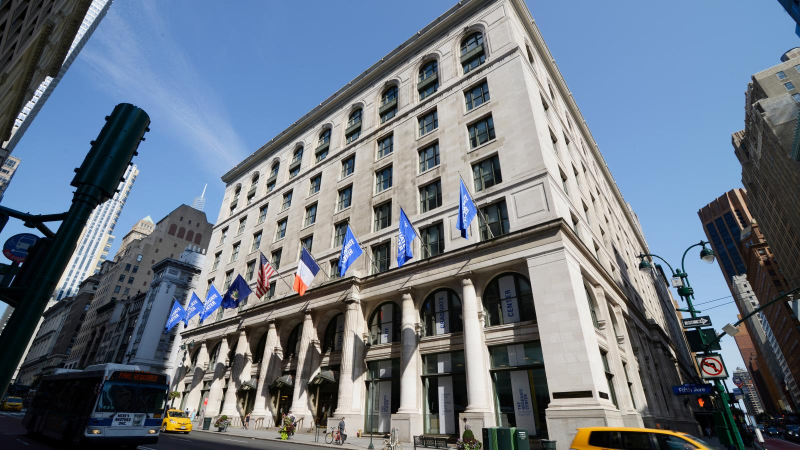
#> input picture gc-exterior-AI-3200x1800.jpg, 1600 x 900 px (shown at 1/2 size)
$ python 11_image_arithmetic.py
#> lines starting #> are read from the running program, lines starting #| are printed output that depends on the picture; pictures that were not available may be replaced by others from this repository, and a replacement may not be noted
import cv2
import numpy as np
import quaternion
import matplotlib.pyplot as plt

# add subtract multiply absolute conj
# relu, crelu, zrelu, modRelu
def construct_quaternion_array(a, b, c, d=None):
    if not isinstance(a, np.ndarray):
        a = np.zeros_like(b)
    if not isinstance(c, np.ndarray):
        c = np.zeros_like(b)
    if not isinstance(d, np.ndarray):
        d = np.zeros_like(b)

    h, w = b.shape[:2]
    out = np.zeros((h, w), dtype=np.quaternion)
    for y in range(h):
        for x in range(w):
            out[y, x] = np.quaternion(a[y, x], b[y, x], c[y, x], d[y, x])
    return out

def deconstruct_quaternion_array(qarr):
    h, w = qarr.shape[:2]
    q0 = np.zeros((h, w), dtype=np.float32)
    q1 = np.zeros((h, w), dtype=np.float32)
    q2 = np.zeros((h, w), dtype=np.float32)
    q3 = np.zeros((h, w), dtype=np.float32)
    for y in range(h):
        for x in range(w):
            q0[y,x] = qarr[y, x].w
            q1[y,x] = qarr[y, x].x
            q2[y,x] = qarr[y, x].y
            q3[y,x] = qarr[y, x].z
    return q0, q1, q2, q3


def imsave(fname, img):
    img = img - img.min()
    img = img / img.max()
    img = img * 255
    img = img.astype(np.uint8)
    cv2.imwrite(fname, img)

if __name__ == '__main__':
    img1 = cv2.imread('gc-exterior-AI-3200x1800.jpg')
#> img1 is the input picture: shape (900, 1600, 3); mean B, G, R 131.2, 118.1, 107.4
    img1 = cv2.resize(img1, (400, 300))
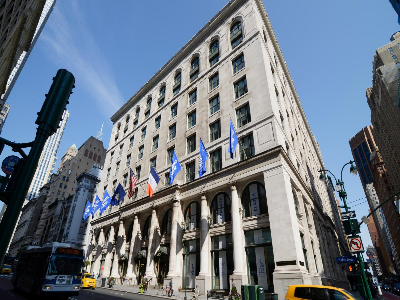
#> img1: shape (300, 400, 3); mean B, G, R 131.4, 118.3, 107.5
    cv2.imwrite('figs/alg_img1.png', img1)

    img2 = cv2.imread('image2.png')
    img2 = cv2.resize(img2, (400, 300))
    cv2.imwrite('figs/alg_img2.png', img2)
    print(img2.shape)
#| (300, 400, 3)

    # sum of the two
    img1 = img1.astype(np.float32) / 255
    img2 = img2.astype(np.float32) / 255
    img_sum = img1 + img2
    img_sum = img_sum / img_sum.max()
    img_sum_255 = (img_sum * 255).astype(np.uint8)
    cv2.imwrite('figs/alg_sum.png', img_sum_255)

    # diff
    img1_neg = 1 - img1
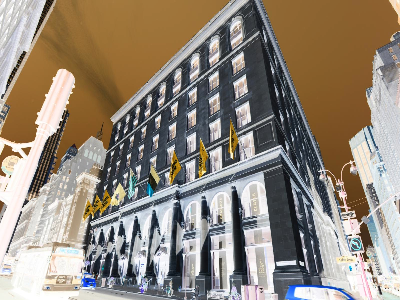
#> img1_neg: shape (300, 400, 3) float32; mean B, G, R 0.485, 0.536, 0.578
    img_neg_255 = (img1_neg * 255).astype(np.uint8)
    cv2.imwrite('figs/alg_conj.png', img_neg_255)


    img3 = -img1
    imsave('figs/alg_img1_conj_q1.png', img3[:, :, 0])
    imsave('figs/alg_img1_conj_q2.png', img3[:, :, 1])
    imsave('figs/alg_img1_conj_q3.png', img3[:, :, 2])

    # abs
    image = img1.copy()
    q1 = image[:, :, 0]
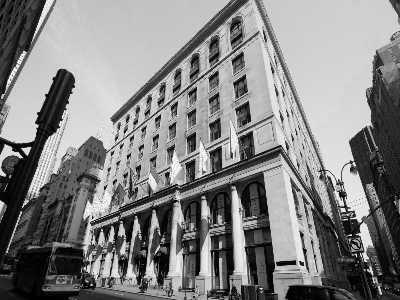
#> q1: shape (300, 400) float32; min 0, max 1, mean 0.515
    q2 = image[:, :, 1]
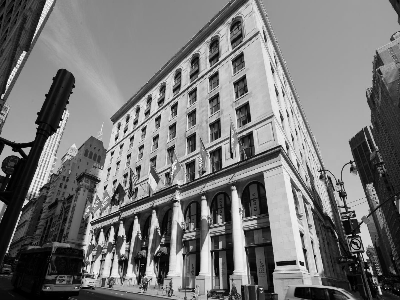
#> q2: shape (300, 400) float32; min 0, max 1, mean 0.464
    q3 = image[:, :, 2]
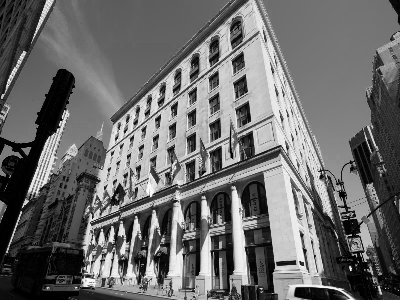
#> q3: shape (300, 400) float32; min 0, max 1, mean 0.422
    q0 = np.zeros_like(q1)
    mag = np.sqrt(q0**2 + q1**2 + q2**2 + q3**2)
    mag = mag / mag.max()
    mag = (mag * 255).astype(np.uint8)
    cv2.imwrite('figs/alg_absolute_value.png', mag)

    imsave('figs/alg_img1_q1.png', img1[:, :, 0])
    imsave('figs/alg_img1_q2.png', img1[:, :, 1])
    imsave('figs/alg_img1_q3.png', img1[:, :, 2])

    imsave('figs/alg_img2_q1.png', img2[:, :, 0])
    imsave('figs/alg_img2_q2.png', img2[:, :, 1])
    imsave('figs/alg_img2_q3.png', img2[:, :, 2])

    # multiplication
    img = img1 * img2
#> img: shape (300, 400, 3) float32
    imsave('figs/alg_img_q0.png', img[:, :, 0])
    imsave('figs/alg_img_q1.png', img[:, :, 1])
#> in imsave (call 11), `img = img - img.min()`:
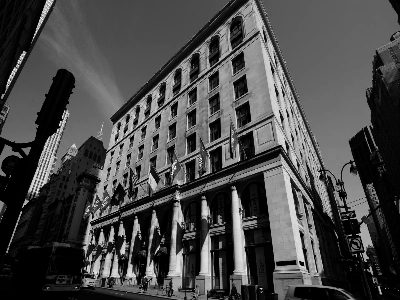
#> img: shape (300, 400) float32; min 0, max 1, mean 0.287
    imsave('figs/alg_img_q2.png', img[:, :, 2])
#> in imsave (call 12), `img = img - img.min()`:
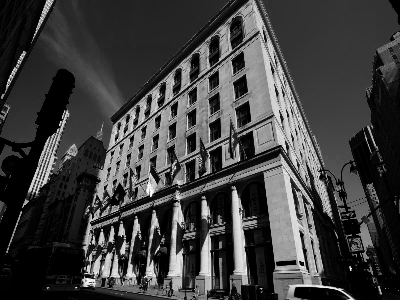
#> img: shape (300, 400) float32; min 0, max 1, mean 0.249

    # hamiltonian product
    qimg1 = construct_quaternion_array(a=None, b=img1[:, :, 0], c=img1[:, :, 1], d=img1[:, :, 2])
#> (the run stopped early here; a loop or call above may not have finished)
